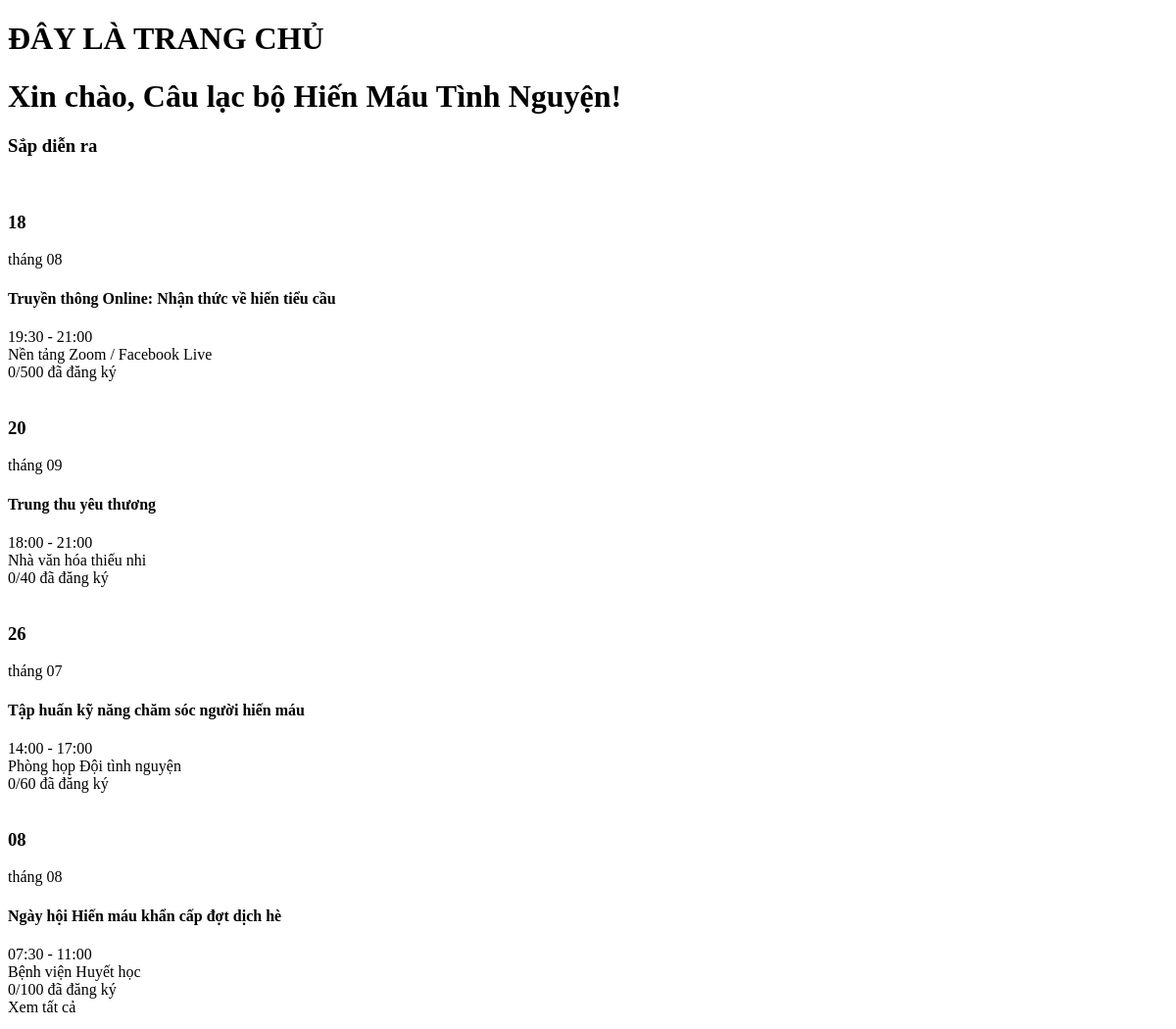
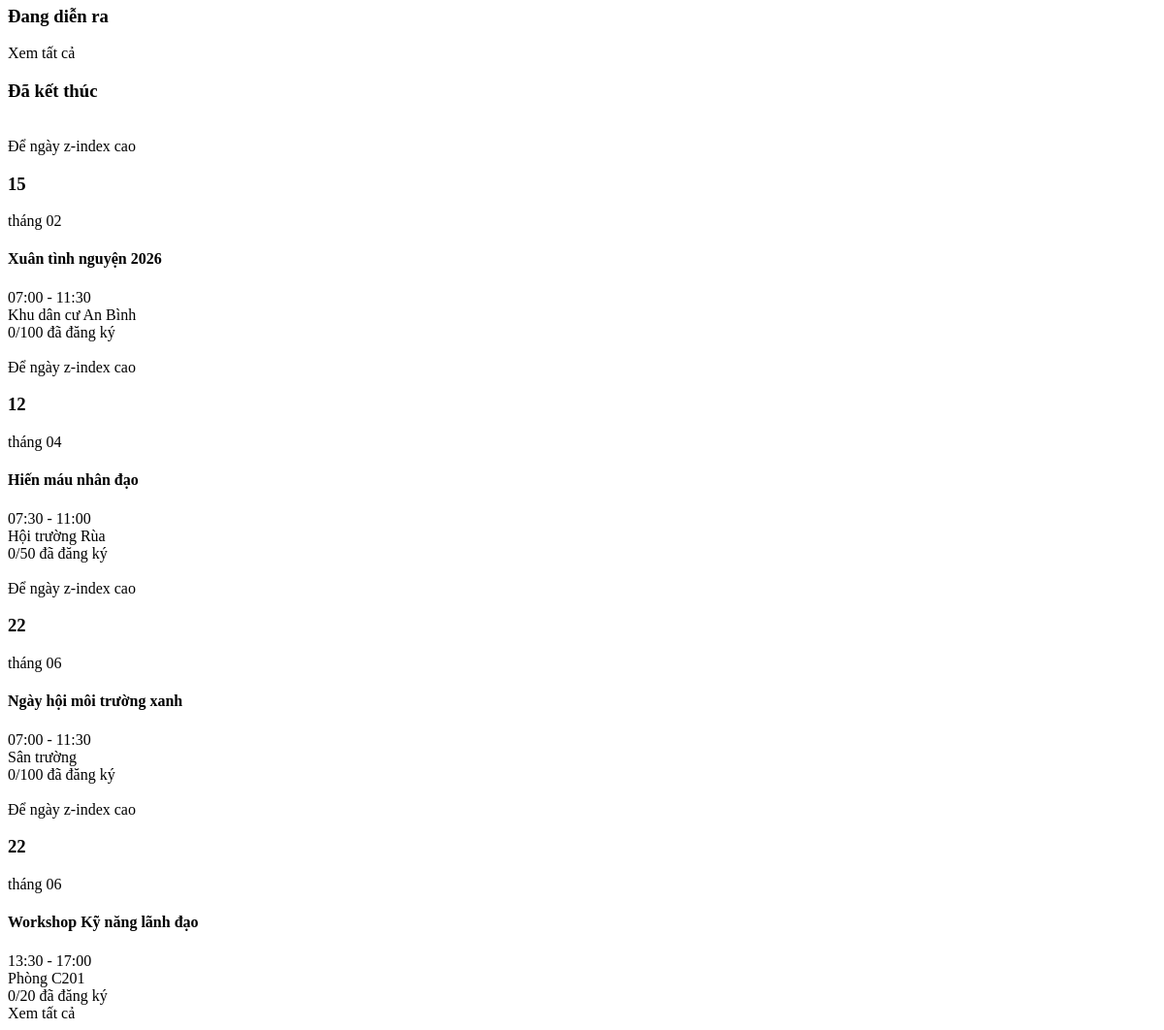
The app's page /manager/pages/dashboard.php (signed in) with its own data (2 pictures, top to bottom).
### tables this page shows
CREATE TABLE `tochuc` (
  `MaToChuc` varchar(11) NOT NULL,
  `MaTaiKhoan` int(11) NOT NULL,
  `MaDonVi` varchar(11) NOT NULL,
  `TenToChuc` varchar(250) NOT NULL,
  `NgayThanhLap` date NOT NULL,
  `MoTa` text NOT NULL,
  `AnhDaiDien` varchar(256) NOT NULL
);

CREATE TABLE `hoatdong` (
  `Id` int(11) NOT NULL,
  `MaHoatDong` varchar(11) NOT NULL,
  `MaToChuc` varchar(11) NOT NULL,
  `MaMucCongDiem` varchar(11) NOT NULL,
  `TenHoatDong` varchar(250) NOT NULL,
  `NgayTao` date NOT NULL DEFAULT current_timestamp(),
  `DiaDiem` varchar(250) NOT NULL,
  `DoiTuongThamGia` varchar(256) NOT NULL,
  `SoLuongToiDa` int(11) NOT NULL DEFAULT 10000000,
  `ThoiGianBatDau` datetime NOT NULL,
  `ThoiGianKetThuc` datetime NOT NULL,
  `DiemRenLuyen` int(11) NOT NULL,
  `NoiDungHD` text NOT NULL,
  `AnhAvt` varchar(256) NOT NULL,
  `AnhBia` varchar(256) NOT NULL,
  `Token` varchar(250) NOT NULL
);

### manager/auth.php (called while the page is built, shortened)
<?php
$stmt1 = $conn->prepare("SELECT * FROM ToChuc WHERE MaTaiKhoan = ?");
$stmt1->execute([$_SESSION['user_id']]);
$org = $stmt1->fetch(PDO::FETCH_ASSOC);
?>

### manager/pages/dashboard.php (the view, shortened to what this page needs)
<?php
require_once "../../config/db.php";
require_once "../auth.php";
$keyword = isset($_GET['keyword']) ? trim($_GET['keyword']) : '';
$search = "%$keyword%";
$sql1 = "SELECT
            hd.*,
            COUNT(dk.MSSV) AS total
        FROM HoatDong hd
        LEFT JOIN DangKy dk
            ON hd.MaHoatDong = dk.MaHoatDong
        WHERE hd.MaToChuc = ?
            AND hd.ThoiGianBatDau > NOW() ";
$sql1 .= "GROUP BY hd.MaHoatDong";
$stmt1 = $conn->prepare($sql1);
empty($keyword) ? $stmt1->execute([$org['MaToChuc']]) : $stmt1->execute([$org['MaToChuc'], $search]);
$sql3 = "SELECT
            hd.*,
            COUNT(dk.MSSV) AS total
        FROM HoatDong hd
        LEFT JOIN DangKy dk
            ON hd.MaHoatDong = dk.MaHoatDong
        WHERE hd.MaToChuc = ?
            AND hd.ThoiGianKetThuc < NOW() ";
$sql3 .= "GROUP BY hd.MaHoatDong";
$stmt3 = $conn->prepare($sql3);
empty($keyword) ? $stmt3->execute([$org['MaToChuc']]) : $stmt3->execute([$org['MaToChuc'], $search]);
?>
<!DOCTYPE html>
<html lang="en">
<head>
    <link rel="stylesheet" href="../assets/css/manager-pages.css">
</head>
<body>
    <h1>ĐÂY LÀ TRANG CHỦ</h1>
    <h1>Xin chào, <?= $org['TenToChuc'] ?>!</h1>
    <div class="container">
        <div class="title-container">
            <h3>Sắp diễn ra</h3>
        </div>
        <div class="card-container">
            <?php $count = 0;
            while($row = $stmt1->fetch(PDO::FETCH_ASSOC)){
                $count++;?>
            <div class="card-item <?= $count > 4 ? 'hidden-card-item' : '' ?>">
                <div class="img-card-item">
                </div>
                <div class="title-card-item">
                    <div class="date-card-item">
                        <?php $dateStart = new DateTime($row['ThoiGianBatDau']);
                        $dateEnd = new DateTime($row['ThoiGianKetThuc']); ?>
                        <h3><?= $dateStart->format('d'); ?></h3>
                        <span>tháng <?= $dateStart->format('m'); ?></span>
                    </div>
                    <h4><?= $row['TenHoatDong'] ?></h4>
                    <div class="info-card-item">
                        <div class="info-card-item-inside">
                            <span><?= $dateStart->format('H:i'); ?> - <?= $dateEnd->format('H:i'); ?></span>
                        </div>
                        <div class="info-card-item-inside">
                            <span><?= $row['DiaDiem'] ?></span>
                        </div>
                        <div class="info-card-item-inside">
                            <span><?= $row['total'] ?>/<?= $row['SoLuongToiDa']?> đã đăng ký</span>
                        </div>
                    </div>
                </div>
            </div>
            <?php } ?>
        </div>
        <div class="see-all-card-btn">Xem tất cả</div>
    </div>
    <div class="container">
        <div class="title-container">
            <h3>Đang diễn ra</h3>
        </div>
        <div class="see-all-card-btn">Xem tất cả</div>
    </div>
    <div class="container">
        <div class="title-container">
            <h3>Đã kết thúc</h3>
        </div>
        <div class="card-container">
            <?php $count = 0;
            while($row = $stmt3->fetch(PDO::FETCH_ASSOC)){
                $count++;?>
            <div class="card-item <?= $count > 4 ? 'hidden-card-item' : '' ?>">
                <div class="img-card-item">
                </div>
                <div class="title-card-item">
                    <div class="date-card-item">Để ngày z-index cao
                        <?php $dateStart = new DateTime($row['ThoiGianBatDau']);
                        $dateEnd = new DateTime($row['ThoiGianKetThuc']); ?>
                        <h3><?= $dateStart->format('d'); ?></h3>
                        <span>tháng <?= $dateStart->format('m'); ?></span>
                    </div>
                    <h4><?= $row['TenHoatDong'] ?></h4>
                    <div class="info-card-item">
                        <div class="info-card-item-inside">
                            <span><?= $dateStart->format('H:i'); ?> - <?= $dateEnd->format('H:i'); ?></span>
                        </div>
                        <div class="info-card-item-inside">
                            <span><?= $row['DiaDiem'] ?></span>
                        </div>
                        <div class="info-card-item-inside">
                            <span><?= $row['total'] ?>/<?= $row['SoLuongToiDa']?> đã đăng ký</span>
                        </div>
                    </div>
                </div>
            </div>
            <?php } ?>
        </div>
        <div class="see-all-card-btn">Xem tất cả</div>
    </div>
</body>
</html>

### records on screen
tochuc: TenToChuc "Câu lạc bộ Hiến Máu Tình Nguyện"
hoatdong: ThoiGianBatDau "18", ThoiGianBatDau "08", TenHoatDong "Truyền thông Online: Nhận thức về hiến tiểu cầu", ThoiGianBatDau "19:30", ThoiGianKetThuc "21:00", DiaDiem "Nền tảng Zoom / Facebook Live", total "0", SoLuongToiDa "500"
hoatdong: ThoiGianBatDau "20", ThoiGianBatDau "09", TenHoatDong "Trung thu yêu thương", ThoiGianBatDau "18:00", ThoiGianKetThuc "21:00", DiaDiem "Nhà văn hóa thiếu nhi", total "0", SoLuongToiDa "40"
hoatdong: ThoiGianBatDau "26", ThoiGianBatDau "07", TenHoatDong "Tập huấn kỹ năng chăm sóc người hiến máu", ThoiGianBatDau "14:00", ThoiGianKetThuc "17:00", DiaDiem "Phòng họp Đội tình nguyện", total "0", SoLuongToiDa "60"
hoatdong: ThoiGianBatDau "08", TenHoatDong "Ngày hội Hiến máu khẩn cấp đợt dịch hè", ThoiGianBatDau "07:30", ThoiGianKetThuc "11:00", DiaDiem "Bệnh viện Huyết học", total "0", SoLuongToiDa "100"
hoatdong: ThoiGianBatDau "15", ThoiGianBatDau "02", TenHoatDong "Xuân tình nguyện 2026", ThoiGianBatDau "07:00", ThoiGianKetThuc "11:30", DiaDiem "Khu dân cư An Bình", total "0", SoLuongToiDa "100"
hoatdong: ThoiGianBatDau "12", ThoiGianBatDau "04", TenHoatDong "Hiến máu nhân đạo", ThoiGianBatDau "07:30", ThoiGianKetThuc "11:00", DiaDiem "Hội trường Rùa", total "0", SoLuongToiDa "50"
hoatdong: ThoiGianBatDau "22", ThoiGianBatDau "06", TenHoatDong "Ngày hội môi trường xanh", ThoiGianBatDau "07:00", ThoiGianKetThuc "11:30", DiaDiem "Sân trường", total "0", SoLuongToiDa "100"
hoatdong: ThoiGianBatDau "22", ThoiGianBatDau "06", TenHoatDong "Workshop Kỹ năng lãnh đạo", ThoiGianBatDau "13:30", ThoiGianKetThuc "17:00", DiaDiem "Phòng C201", total "0", SoLuongToiDa "20"
